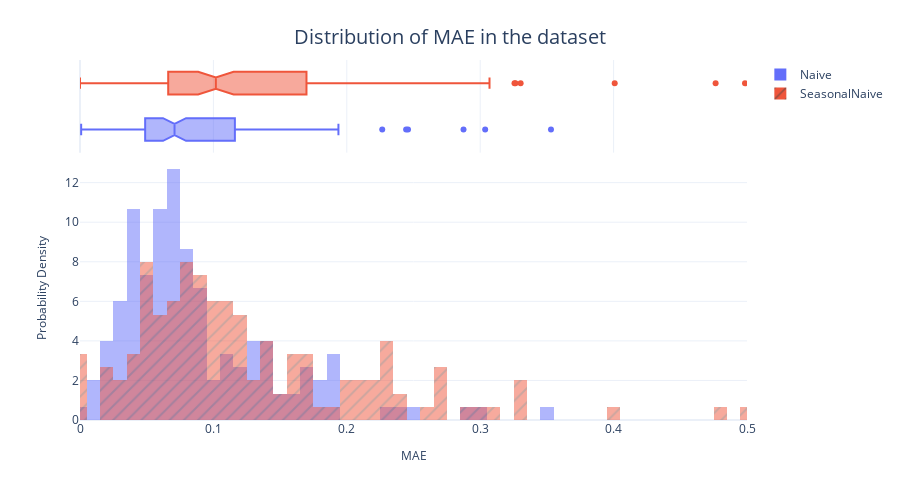

The notebook cell this image was saved under:
### Code cell
fig = px.histogram(baseline_val_metrics_df_pivot, 
                   x="mae", 
                   color="Algorithm",
                   pattern_shape="Algorithm", 
                   marginal="box", 
                   nbins=100, 
                   barmode="overlay",
                   histnorm="probability density")
fig = format_plot(fig, xlabel="MAE", ylabel="Probability Density", title="Distribution of MAE in the dataset")
# fig.write_image("imgs/chapter_8/mae_dist.png")
fig.update_layout(xaxis_range=[0,0.5])
fig.show()

### Figure 1 — Plotly figure (JSON) as saved in the notebook; plotly's stock layout.template omitted (floating-point values rounded to 4 significant figures; data arrays with more than 128 entries replaced by an {"elided": "..."} marker saying what was removed)
{"data": [{"alignmentgroup": "True", "bingroup": "x", "histnorm": "probability density", "hovertemplate": "Algorithm=Naive<br>mae=%{x}<br>probability density=%{y}<extra></extra>", "legendgroup": "Naive", "marker": {"color": "#636efa", "opacity": 0.5, "pattern": {"shape": ""}}, "name": "Naive", "nbinsx": 100, "offsetgroup": "Naive", "orientation": "v", "showlegend": true, "type": "histogram", "x": {"elided": "150 float values"}, "xaxis": "x", "yaxis": "y"}, {"alignmentgroup": "True", "hovertemplate": "Algorithm=Naive<br>mae=%{x}<extra></extra>", "legendgroup": "Naive", "marker": {"color": "#636efa"}, "name": "Naive", "notched": true, "offsetgroup": "Naive", "showlegend": false, "type": "box", "x": {"elided": "150 float values"}, "xaxis": "x2", "yaxis": "y2"}, {"alignmentgroup": "True", "bingroup": "x", "histnorm": "probability density", "hovertemplate": "Algorithm=SeasonalNaive<br>mae=%{x}<br>probability density=%{y}<extra></extra>", "legendgroup": "SeasonalNaive", "marker": {"color": "#EF553B", "opacity": 0.5, "pattern": {"shape": "/"}}, "name": "SeasonalNaive", "nbinsx": 100, "offsetgroup": "SeasonalNaive", "orientation": "v", "showlegend": true, "type": "histogram", "x": {"elided": "150 float values"}, "xaxis": "x", "yaxis": "y"}, {"alignmentgroup": "True", "hovertemplate": "Algorithm=SeasonalNaive<br>mae=%{x}<extra></extra>", "legendgroup": "SeasonalNaive", "marker": {"color": "#EF553B"}, "name": "SeasonalNaive", "notched": true, "offsetgroup": "SeasonalNaive", "showlegend": false, "type": "box", "x": {"elided": "150 float values"}, "xaxis": "x2", "yaxis": "y2"}], "layout": {"autosize": false, "barmode": "overlay", "height": 500, "legend": {"title": {}, "tracegroupgap": 0}, "margin": {"t": 60}, "title": {"font": {"size": 20}, "text": "Distribution of MAE in the dataset", "x": 0.5, "xanchor": "center", "yanchor": "top"}, "width": 900, "xaxis": {"anchor": "y", "domain": [0, 1], "range": [0, 0.5], "title": {"font": {"size": 12}, "text": "MAE"}}, "xaxis2": {"anchor": "y2", "domain": [0, 1], "matches": "x", "showgrid": true, "showticklabels": false}, "yaxis": {"anchor": "x", "domain": [0, 0.7326], "title": {"font": {"size": 12}, "text": "Probability Density"}}, "yaxis2": {"anchor": "x2", "domain": [0.7426, 1], "matches": "y2", "showgrid": false, "showline": false, "showticklabels": false, "ticks": ""}}}
